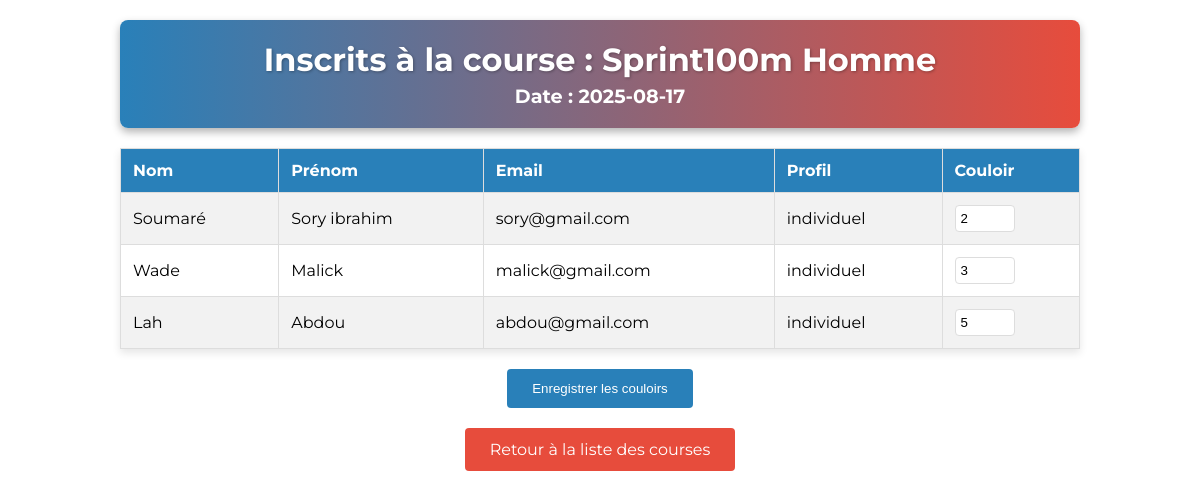
/sprint_meetNV/admin/inscrits_course.php?id=9 (signed in), run on the app's committed database.
### tables this page shows
CREATE TABLE courses (
  id int NOT NULL,
  nom varchar(100) NOT NULL,
  course_type enum('Sprint100m','Sprint200m','Sprint400m','Haies100m','Haies110m','Haies400m','Relais4x100m','Relais4x400m','Autre') NOT NULL,
  round_type enum('Series','DemiFinale','Finale') NOT NULL,
  date_course date NOT NULL,
  statut_inscription enum('ouvert','ferme') DEFAULT 'ouvert'
);

CREATE TABLE inscriptions (
  id int NOT NULL,
  user_id int NOT NULL,
  course_id int NOT NULL,
  date_inscription timestamp NOT NULL DEFAULT CURRENT_TIMESTAMP,
  position int DEFAULT NULL,
  temps_realise varchar(10) DEFAULT NULL,
  couloir int NOT NULL DEFAULT '0'
);

CREATE TABLE users (
  id int NOT NULL,
  nom varchar(100) NOT NULL,
  prenom varchar(100) NOT NULL,
  email varchar(100) NOT NULL,
  mot_de_passe varchar(255) NOT NULL,
  role enum('admin','arbitre','athlete') NOT NULL DEFAULT 'athlete',
  profil enum('individuel','equipe') DEFAULT 'individuel',
  sexe enum('homme','femme') DEFAULT 'homme',
  pays varchar(100) DEFAULT NULL,
  age int DEFAULT NULL,
  club varchar(100) DEFAULT NULL,
  discipline varchar(50) DEFAULT NULL,
  discipline_equipe varchar(50) DEFAULT NULL,
  record_officiel varchar(20) DEFAULT NULL,
  fichier_record varchar(255) DEFAULT NULL,
  diplome varchar(255) DEFAULT NULL,
  piece_identite varchar(255) DEFAULT NULL,
  identifiant varchar(100) DEFAULT NULL,
  fichier_certif varchar(255) DEFAULT NULL,
  date_creation timestamp NOT NULL DEFAULT CURRENT_TIMESTAMP
);

### sprint_meetNV/admin/inscrits_course.php (the view, shortened to what this page needs)
<?php
include '../includes/db_connect.php';
$course_id = $_GET['id'];
$sql_course = "SELECT * FROM courses WHERE id = $course_id";
$result_course = mysqli_query($conn, $sql_course);
$course = mysqli_fetch_assoc($result_course);
$sql_inscrits = "SELECT i.id, u.nom, u.prenom, u.email, u.profil, i.couloir
                 FROM users u
                 JOIN inscriptions i ON u.id = i.user_id
                 WHERE i.course_id = $course_id";
$result_inscrits = mysqli_query($conn, $sql_inscrits);
$inscrits = [];
while ($row = mysqli_fetch_assoc($result_inscrits)) {
    $inscrits[] = $row;
}
?>
<!DOCTYPE html>
<html lang="fr">
<head>
</head>
<body>
    <header>
        <h1>Inscrits à la course : <?php echo $course['nom']; ?></h1>
        <h2>Date : <?php echo $course['date_course']; ?></h2>
    </header>
    <form method="POST" action="">
        <table class="inscrits-table">
            <tr>
                <th>Nom</th>
                <th>Prénom</th>
                <th>Email</th>
                <th>Profil</th>
                <th>Couloir</th>
            </tr>
            <?php foreach ($inscrits as $inscrit): ?>
                <tr>
                    <td><?php echo htmlspecialchars($inscrit['nom']); ?></td>
                    <td><?php echo htmlspecialchars($inscrit['prenom']); ?></td>
                    <td><?php echo htmlspecialchars($inscrit['email']); ?></td>
                    <td><?php echo htmlspecialchars($inscrit['profil']); ?></td>
                    <td>
                        <input type="number"
                               name="couloir[<?php echo $inscrit['id']; ?>]"
                               value="<?php echo $inscrit['couloir']; ?>"
                               min="1" max="8" required>
                    </td>
                </tr>
            <?php endforeach; ?>
        </table>
        <button type="submit" class="btn btn-save">Enregistrer les couloirs</button>
    </form>
    <a href="courses.php" class="btn btn-retour">Retour à la liste des courses</a>
</body>
</html>

### sprint_meetNV/admin/inscrits_course.php (style rules this page uses)
:root { --primary-blue: #2980b9; --secondary-red: #e74c3c; --white: #fff; --black: #000; }
* { margin: 0; padding: 0; box-sizing: border-box; }
body { font-family: 'Montserrat', sans-serif; background: var(--white); color: var(--black); text-align: center; min-height: 100vh; padding: 20px; max-width: 1000px; margin: 0 auto; }
header { background: linear-gradient(90deg, var(--primary-blue), var(--secondary-red)); padding: 20px; border-radius: 8px; margin-bottom: 20px; box-shadow: 0 4px 8px rgba(0,0,0,0.3); color: var(--white); }
h1 { font-size: 2rem; text-shadow: 1px 1px 3px rgba(0,0,0,0.3); }
h2 { font-size: 1.2rem; color: var(--white); margin-top: 5px; }
.inscrits-table { width: 100%; border-collapse: collapse; margin: 20px 0; box-shadow: 0 4px 8px rgba(0,0,0,0.1); }
.inscrits-table th, .inscrits-table td { padding: 12px; text-align: left; border: 1px solid #ddd; }
.inscrits-table th { background-color: var(--primary-blue); color: var(--white); }
.inscrits-table tr:nth-child(even) { background-color: #f2f2f2; }
.inscrits-table input[type="number"] { width: 60px; padding: 5px; border: 1px solid #ddd; border-radius: 4px; }
.btn { padding: 12px 25px; border-radius: 4px; cursor: pointer; color: var(--white); text-decoration: none; transition: background-color 0.3s ease, transform 0.3s ease; }
.btn-save { background: var(--primary-blue); border: none; }
.btn-retour { display: inline-block; background: var(--secondary-red); margin-top: 20px; }

### data on the page
courses: nom "Sprint100m Homme", date_course "2025-08-17"
inscriptions: user.nom "Soumaré", user.prenom "Sory ibrahim", user.email "sory@gmail.com", user.profil "individuel", couloir "2"
inscriptions: user.nom "Wade", user.prenom "Malick", user.email "malick@gmail.com", user.profil "individuel", couloir "3"
inscriptions: user.nom "Lah", user.prenom "Abdou", user.email "abdou@gmail.com", user.profil "individuel", couloir "5"
